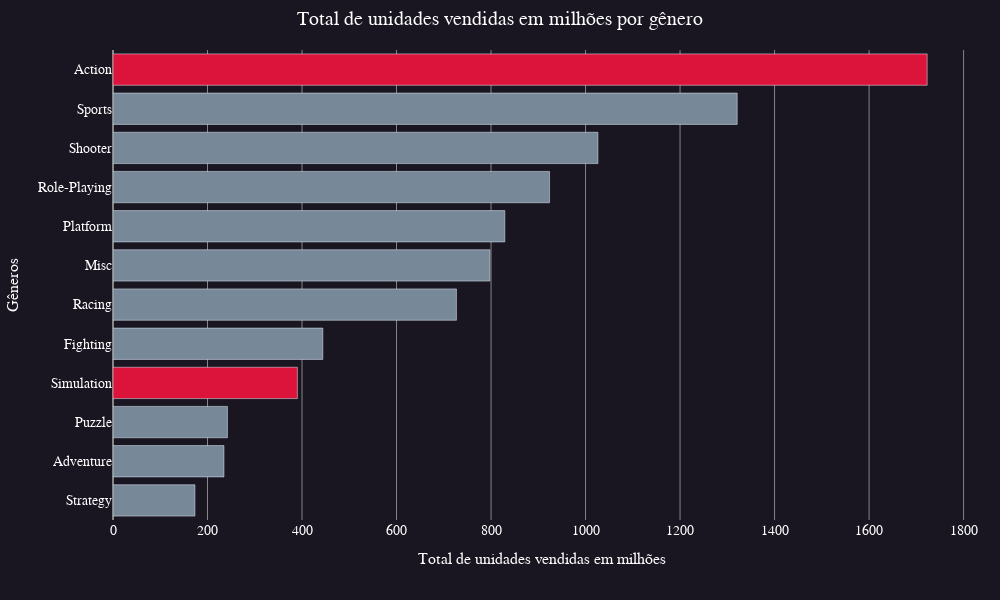

Notebook code for this chart:
### Markdown cell above
### Visualização

### Code cell
df_genre_global_sales = df_video_game_filtrado.groupby('genre', as_index=False)['global_sales'].sum().sort_values('global_sales')
cores = df_genre_global_sales.reset_index()['genre'].apply(lambda x: 'lightslategray' if x != 'Action' and x != 'Simulation' else 'crimson')
fig = go.Figure(
    go.Bar(
        x=df_genre_global_sales['global_sales'],
        y=df_genre_global_sales['genre'],
        orientation='h',
        marker_color=list(cores)
        
    )
)

fig.update_layout(
    title_text="Total de unidades vendidas em milhões por gênero",
    xaxis_title='Total de unidades vendidas em milhões',
    yaxis_title='Gêneros',

    # Padrao
    **layout_padrao,
    
    # Eixo Y
    yaxis_showgrid=False,
)

fig.show()

### Figure 1 — Plotly figure (JSON) as saved in the notebook; plotly's stock layout.template omitted (floating-point values rounded to 4 significant figures)
{"data": [{"marker": {"color": ["lightslategray", "lightslategray", "lightslategray", "crimson", "lightslategray", "lightslategray", "lightslategray", "lightslategray", "lightslategray", "lightslategray", "lightslategray", "crimson"]}, "orientation": "h", "type": "bar", "x": [173.4, 234.8, 242.2, 390.2, 444.1, 726.8, 797.6, 829.1, 923.8, 1026.0, 1321.0, 1723.0], "y": ["Strategy", "Adventure", "Puzzle", "Simulation", "Fighting", "Racing", "Misc", "Platform", "Role-Playing", "Shooter", "Sports", "Action"]}], "layout": {"font": {"color": "#fff", "family": "Balto"}, "height": 600, "margin": {"b": 80, "l": 60, "r": 30, "t": 50}, "paper_bgcolor": "#191622", "plot_bgcolor": "#191622", "title": {"font": {"size": 20}, "text": "Total de unidades vendidas em milhões por gênero", "x": 0.5, "xanchor": "center"}, "width": 1000, "xaxis": {"gridcolor": "#868686", "gridwidth": 1, "tickfont": {"size": 14}, "title": {"font": {"size": 16}, "text": "Total de unidades vendidas em milhões"}, "zerolinecolor": "#868686", "zerolinewidth": 2}, "yaxis": {"gridcolor": "#868686", "gridwidth": 1, "showgrid": false, "tickfont": {"size": 14}, "title": {"font": {"size": 16}, "text": "Gêneros"}, "zerolinecolor": "#868686", "zerolinewidth": 2}}}
